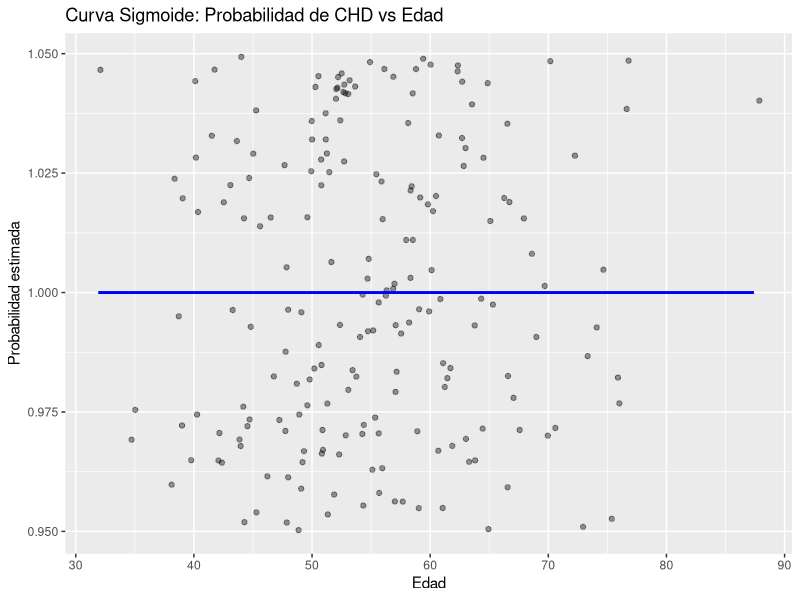

The R script that drew this image:

# Simulación de datos para enfermedad coronaria (CHD)

set.seed(123)
n <- 200

# Simulación de variables
edad <- rnorm(n, mean = 55, sd = 10)
colesterol <- rnorm(n, mean = 220, sd = 30)
presion_sistolica <- rnorm(n, mean = 130, sd = 15)
fumar <- rbinom(n, 1, prob = 0.3)
diabetes <- rbinom(n, 1, prob = 0.2)

# Simular log-odds con coeficientes establecidos manualmente
log_odds <- -5 + 0.04 * edad + 0.03 * colesterol + 0.05 * presion_sistolica + 0.8 * fumar + 1.2 * diabetes
probabilidades <- 1 / (1 + exp(-log_odds))
CHD <- rbinom(n, 1, prob = probabilidades)

# Data frame
datos_chd <- data.frame(
  edad, colesterol, presion_sistolica, fumar, diabetes, CHD
)

# Ajuste con glm
modelo_glm <- glm(CHD ~ edad + colesterol + presion_sistolica + fumar + diabetes, 
                  data = datos_chd, family = binomial)

summary(modelo_glm)

# Comparar coeficientes reales y estimados
coef_simulados <- c("(Intercept)" = -5, edad = 0.04, colesterol = 0.03, presion_sistolica = 0.05,
                    fumar = 0.8, diabetes = 1.2)
coef_estimados <- coef(modelo_glm)

comparacion <- data.frame(Simulado = coef_simulados[names(coef_estimados)],
                          Estimado = round(coef_estimados, 3))
print(comparacion)

# Visualizar la sigmoide respecto a la edad
library(ggplot2)
edad_seq <- seq(min(edad), max(edad), length.out = 100)
pred_data <- data.frame(
  edad = edad_seq,
  colesterol = mean(colesterol),
  presion_sistolica = mean(presion_sistolica),
  fumar = 0,
  diabetes = 0
)
pred_data$prob <- predict(modelo_glm, newdata = pred_data, type = "response")

ggplot(datos_chd, aes(x = edad, y = CHD)) +
  geom_jitter(width = 0.5, height = 0.05, alpha = 0.4) +
  geom_line(data = pred_data, aes(x = edad, y = prob), color = "blue", size = 1) +
  labs(title = "Curva Sigmoide: Probabilidad de CHD vs Edad", y = "Probabilidad estimada", x = "Edad")
